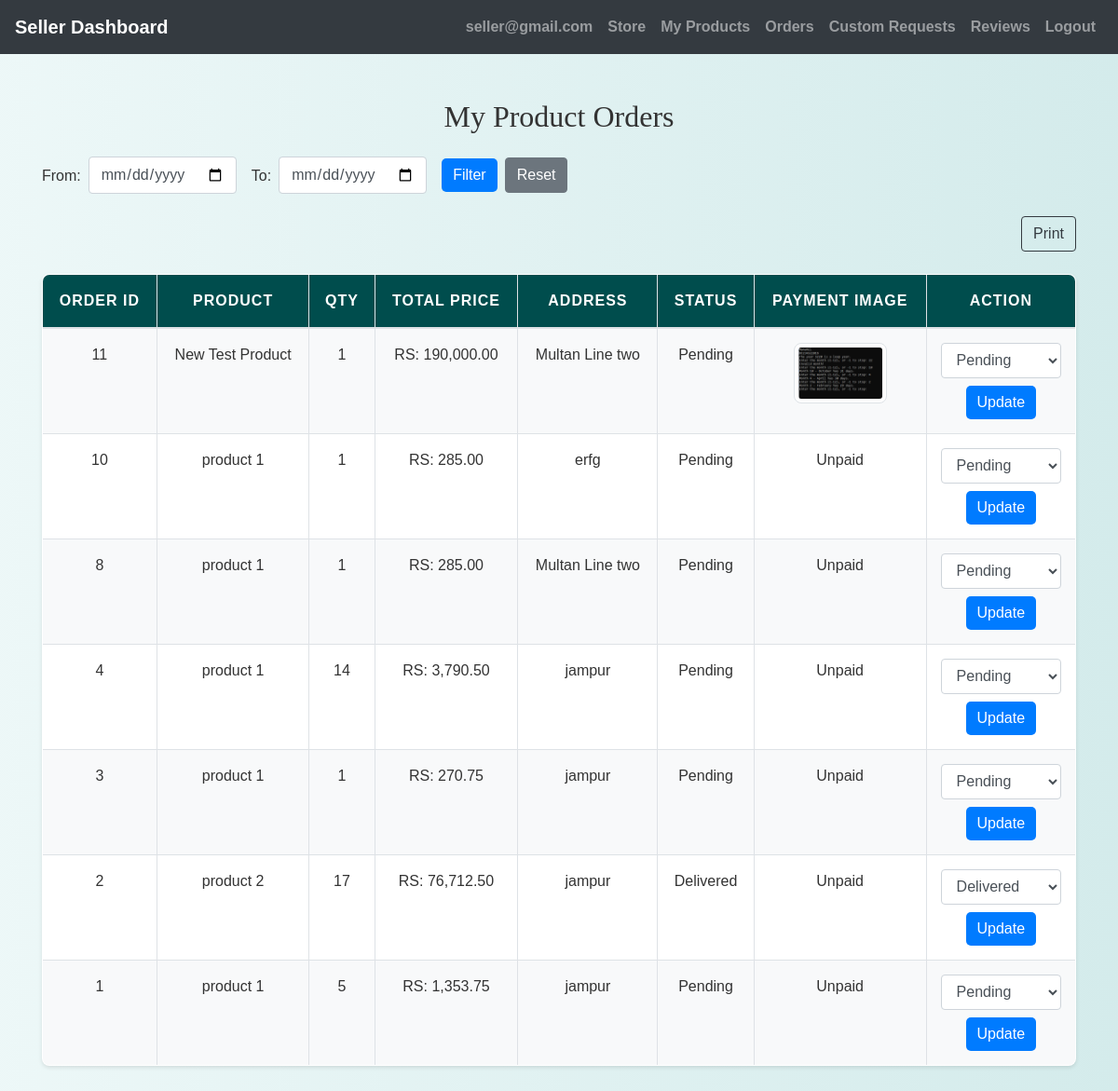
Page /seller/orders.php (signed in) on the committed database.
### tables this page shows
CREATE TABLE `order_items` (
  `OrderItemID` int(11) NOT NULL,
  `OrderID` int(11) NOT NULL,
  `ProductID` int(11) NOT NULL,
  `Quantity` int(11) NOT NULL
);

CREATE TABLE `orders` (
  `OrderID` int(11) NOT NULL,
  `UserID` int(11) NOT NULL,
  `TotalPrice` decimal(10,2) NOT NULL,
  `DeliveryAddress` varchar(255) NOT NULL,
  `OrderStatus` enum('Pending','Processing','Shipped','Delivered','Cancelled') NOT NULL DEFAULT 'Pending',
  `PaymentMethod` varchar(50) NOT NULL DEFAULT 'Cash on Delivery',
  `PaymentStatus` enum('unpaid','paid') NOT NULL DEFAULT 'unpaid',
  `OrderTime` datetime NOT NULL DEFAULT current_timestamp()
);

CREATE TABLE `products` (
  `ProductID` int(11) NOT NULL,
  `ProductName` varchar(255) NOT NULL,
  `Description` text NOT NULL,
  `Price` decimal(10,2) NOT NULL,
  `StockQuantity` int(11) NOT NULL,
  `CategoryID` int(11) DEFAULT NULL,
  `SellerID` int(11) DEFAULT NULL,
  `ImageURL` varchar(255) DEFAULT NULL,
  `Timestamp` timestamp NOT NULL DEFAULT current_timestamp(),
  `status` enum('pending','approved','rejected') DEFAULT 'approved'
);

CREATE TABLE `transactions` (
  `TransactionID` int(11) NOT NULL,
  `OrderID` int(11) NOT NULL,
  `PaymentImage` varchar(255) DEFAULT NULL,
  `PaymentDate` timestamp NOT NULL DEFAULT current_timestamp()
);

### seller/orders.php (the view, shortened to what this page needs)
<?php
include('config.php');
$seller_id = $_SESSION['id'];
$from_date = $_GET['from_date'] ?? '';
$to_date = $_GET['to_date'] ?? '';
$where_clause = "WHERE products.SellerID = $seller_id";
$sql_orders = "SELECT orders.*, products.ProductName, order_items.Quantity
               FROM orders
               INNER JOIN order_items ON orders.OrderID = order_items.OrderID
               INNER JOIN products ON order_items.ProductID = products.ProductID
               $where_clause
               ORDER BY orders.OrderID DESC";
$result_orders = mysqli_query($conn, $sql_orders);
$order_statuses = ['Pending', 'Cancel', 'In Process', 'Delivered'];
?>
<!DOCTYPE html>
<html lang="en">
<head>
    <link rel="stylesheet" href="https://maxcdn.bootstrapcdn.com/bootstrap/4.0.0/css/bootstrap.min.css">
    <link rel="stylesheet" href="./css/style.css">
</head>
<body>
<?php include('seller_navbar.php'); ?>
<div class="container mt-5">
    <h2 class="mb-4">My Product Orders</h2>
    <form method="GET" class="form-inline mb-4">
        <label class="mr-2">From:</label>
        <input type="date" name="from_date" value="<?php echo $from_date; ?>" class="form-control mr-3">
        <label class="mr-2">To:</label>
        <input type="date" name="to_date" value="<?php echo $to_date; ?>" class="form-control mr-3">
        <button type="submit" class="btn btn-primary">Filter</button>
        <a href="?" class="btn btn-secondary ml-2">Reset</a>
    </form>
    <a href="" class="btn btn-outline-dark float-right mb-4" onclick="window.print()">Print</a>
    <?php if (mysqli_num_rows($result_orders) > 0): ?>
        <table class="table table-bordered">
            <thead>
                <tr>
                    <th>Order ID</th>
                    <th>Product</th>
                    <th>Qty</th>
                    <th>Total Price</th>
                    <th>Address</th>
                    <th>Status</th>
                    <th>Payment Image</th>
                    <th>Action</th>
                </tr>
            </thead>
            <tbody>
                <?php while ($row = mysqli_fetch_assoc($result_orders)): ?>
                    <tr>
                        <td><?php echo $row['OrderID']; ?></td>
                        <td><?php echo $row['ProductName']; ?></td>
                        <td><?php echo $row['Quantity']; ?></td>
                        <td>RS: <?php echo number_format($row['TotalPrice'], 2); ?></td>
                        <td><?php echo $row['DeliveryAddress']; ?></td>
                        <td><?php echo $row['OrderStatus']; ?></td>
                        <td>
                            <?php
                            if ($row['PaymentStatus'] == 'paid') {
                                $oid = $row['OrderID'];
                                $trans_q = mysqli_query($conn, "SELECT PaymentImage FROM transactions WHERE OrderID = $oid");
                                if (mysqli_num_rows($trans_q) > 0) {
                                    $trans = mysqli_fetch_assoc($trans_q);
                                    echo "<img src='../buyer/{$trans['PaymentImage']}' width='100' height='100' class='img-thumbnail'>";
                                } else {
                                    echo "No Image";
                                }
                            } else {
                                echo "Unpaid";
                            }
                            ?>
                        </td>
                        <td>
                            <form method="POST">
                                <select name="status" class="form-control">
                                    <?php foreach ($order_statuses as $status): ?>
                                        <option value="<?php echo $status; ?>" <?php if ($row['OrderStatus'] == $status) echo 'selected'; ?>><?php echo $status; ?></option>
                                    <?php endforeach; ?>
                                </select>
                                <button type="submit" name="update_status" class="btn btn-primary mt-2">Update</button>
                            </form>
                        </td>
                    </tr>
                <?php endwhile; ?>
            </tbody>
        </table>
    <?php else: ?>
        <div class="alert alert-info">No orders found in the selected range.</div>
    <?php endif; ?>
</div>
</body>
</html>

### seller/css/style.css (style rules this page uses)
body { background: linear-gradient(90deg, rgba(233, 246, 246, 0.831), rgba(207, 233, 233, 0.9)); font-family: 'Arial', sans-serif; color: #333; line-height: 1.6; }
h1, h2, h3, h4 { text-align: center; margin-top: 30px; margin-bottom: 30px; font-family: 'Georgia', serif; }
.container { margin-bottom: 40px; }
.table { width: 100%; border-collapse: collapse; margin-top: 20px; font-size: 16px; background-color: #ffffff; border-radius: 8px; overflow: hidden; box-shadow: 0 2px 4px rgba(0, 0, 0, 0.1); }
.table th, .table td { padding: 15px; border: 1px solid #dee2e6; text-align: center; }
.table thead th { background-color: #004d4d; color: white; font-weight: bold; text-transform: uppercase; letter-spacing: 1px; }
.table tbody tr:nth-child(odd) { background-color: #f8f9fa; }
.table img { max-width: 100px; max-height: 100px; border-radius: 8px; }
.btn-primary { color: #fff; border: none; border-radius: 5px; cursor: pointer; transition: background-color 0.3s ease; }
a { color: #006666; text-decoration: none; font-weight: bold; }

### rows in the picture
order_items: OrderID.OrderID "11", ProductID.ProductName "New Test Product", Quantity "1", OrderID.TotalPrice "190,000.00", OrderID.DeliveryAddress "Multan Line two", OrderID.OrderStatus "Pending", transactions.PaymentImage (picture)
order_items: OrderID.OrderID "10", ProductID.ProductName "product 1", Quantity "1", OrderID.TotalPrice "285.00", OrderID.DeliveryAddress "erfg", OrderID.OrderStatus "Pending", shows "Unpaid"
order_items: OrderID.OrderID "8", ProductID.ProductName "product 1", Quantity "1", OrderID.TotalPrice "285.00", OrderID.DeliveryAddress "Multan Line two", OrderID.OrderStatus "Pending", shows "Unpaid"
order_items: OrderID.OrderID "4", ProductID.ProductName "product 1", Quantity "14", OrderID.TotalPrice "3,790.50", OrderID.DeliveryAddress "jampur", OrderID.OrderStatus "Pending", shows "Unpaid"
order_items: OrderID.OrderID "3", ProductID.ProductName "product 1", Quantity "1", OrderID.TotalPrice "270.75", OrderID.DeliveryAddress "jampur", OrderID.OrderStatus "Pending", shows "Unpaid"
order_items: OrderID.OrderID "2", ProductID.ProductName "product 2", Quantity "17", OrderID.TotalPrice "76,712.50", OrderID.DeliveryAddress "jampur", OrderID.OrderStatus "Delivered", shows "Unpaid"
order_items: OrderID.OrderID "1", ProductID.ProductName "product 1", Quantity "5", OrderID.TotalPrice "1,353.75", OrderID.DeliveryAddress "jampur", OrderID.OrderStatus "Pending", shows "Unpaid"

### other values in the picture
$_SESSION["email"] "seller@gmail.com"
form field status "Pending"
form field status "Delivered"
